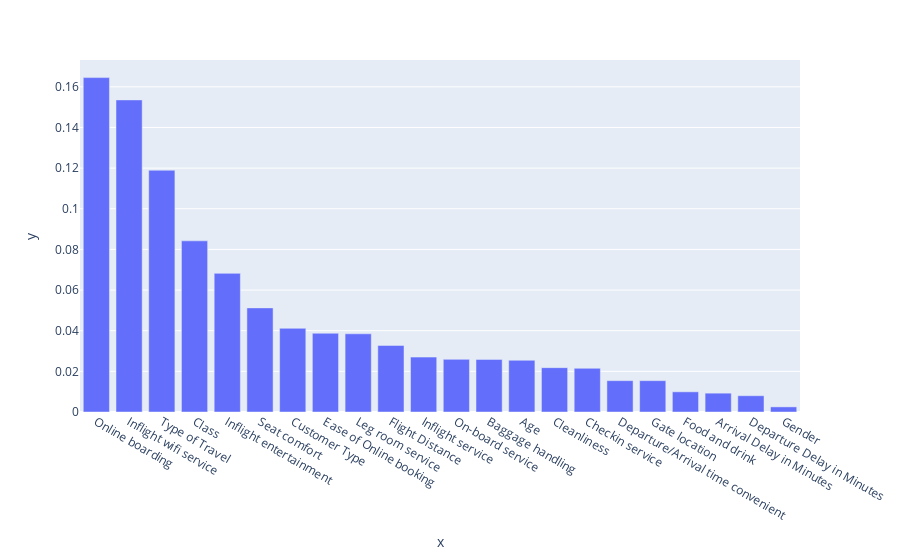

The notebook cell this image was saved under:
### Code cell
px.bar(x=rfc_fi['feature'], y=rfc_fi['importance'])

### Figure 1 — Plotly figure (JSON) as saved in the notebook; plotly's stock layout.template omitted (floating-point values rounded to 4 significant figures)
{"data": [{"alignmentgroup": "True", "hovertemplate": "x=%{x}<br>y=%{y}<extra></extra>", "legendgroup": "", "marker": {"color": "#636efa", "pattern": {"shape": ""}}, "name": "", "offsetgroup": "", "orientation": "v", "showlegend": false, "textposition": "auto", "type": "bar", "x": ["Online boarding", "Inflight wifi service", "Type of Travel", "Class", "Inflight entertainment", "Seat comfort", "Customer Type", "Ease of Online booking", "Leg room service", "Flight Distance", "Inflight service", "On-board service", "Baggage handling", "Age", "Cleanliness", "Checkin service", "Departure/Arrival time convenient", "Gate location", "Food and drink", "Arrival Delay in Minutes", "Departure Delay in Minutes", "Gender"], "xaxis": "x", "y": [0.1645, 0.1536, 0.119, 0.08422, 0.06822, 0.05123, 0.04117, 0.03874, 0.03848, 0.03275, 0.02701, 0.02591, 0.02588, 0.02546, 0.02182, 0.0215, 0.01542, 0.01542, 0.009928, 0.009264, 0.008008, 0.002515], "yaxis": "y"}], "layout": {"barmode": "relative", "legend": {"tracegroupgap": 0}, "margin": {"t": 60}, "xaxis": {"anchor": "y", "domain": [0, 1], "title": {"text": "x"}}, "yaxis": {"anchor": "x", "domain": [0, 1], "title": {"text": "y"}}}}
